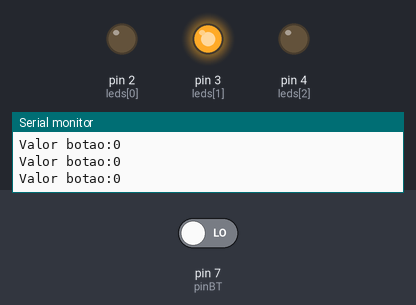
A sketch run on a simulated Arduino Uno, built with avr-gcc and run on an emulated ATmega328P. Parts: output pins drawn as LEDs (lit = HIGH), the last lines printed to the serial monitor. Dashed ring = blinking. The inputs (shaded band) are chosen by the test bench; at power-on: pin 7 (pinBT) LOW.

Above: at 1.8 s.
1.9 s: pin 7 (pinBT) driven HIGH
At 4.8 s:
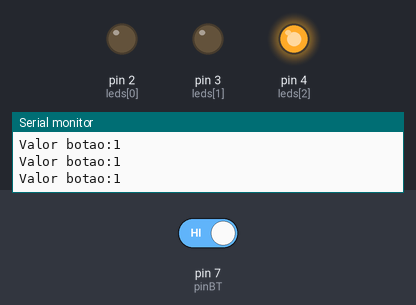
4.9 s: pin 7 (pinBT) driven LOW
At 5.9 s:
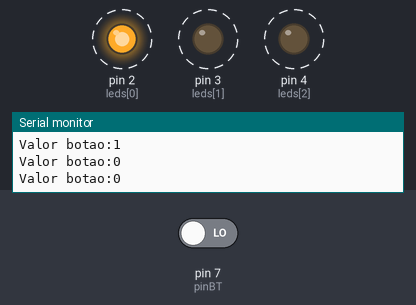
Timing chart, 0 to 13.9 s (numbered marks = the images above; inputs shaded):
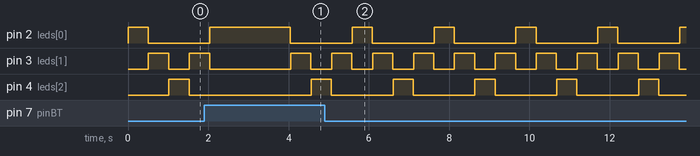

Measured:
- after the input at 4.9 s, pin 2 (leds[0]): alternates HIGH for 0.50 s and LOW for 1.5 s, starting after 1.2 s; pin 4 (leds[2]): alternates HIGH for 0.50 s and LOW for 1.5 s, starting after 1.7 s
- by itself, pin 3 (leds[1]): alternates HIGH for 0.50 s and LOW for 0.52 s

The sketch:

lab_4.ino
```cpp
int leds[] = {2,3,4};
int pinBT = 7;
int leitura;
int contador = 0;
bool chave = false;
void setup()
{
  for(int i = 0;i<=2;i++){
   pinMode(leds[i],OUTPUT);
  }
  pinMode(pinBT,INPUT);
  Serial.begin(9600);
}

void loop()
{
  //Campo de leitura
  //A LEITURA DO BOTÃO É FEITA A CADA 5 SEGUNDOS
  //POR ISSO PRECIONAR POR MAIS TEMPO
  leitura = digitalRead(pinBT);
  Serial.print("Valor botao:");
  Serial.println(leitura);
 //Avanço dos sinais
  //Do vermelho ao verde
  if(contador <= 2 && !chave){
    digitalWrite(leds[contador],1);
    delay(500);
    digitalWrite(leds[contador],0);
    delay(10);
    if(contador == 2){chave = true;}
    else{contador+=1;}
  }
  //Do verde ao vermelho
  else if(contador >= 0 && chave){
    contador-=1;
    digitalWrite(leds[contador],1);
    if(contador == 0 && leitura){delay(2000);}//Caso o botão esteja precionado,delay 20s
    else{delay(500);}
    digitalWrite(leds[contador],0);
    delay(10);
    if(contador == 0){chave = false;contador += 1;}
  }

}
```
